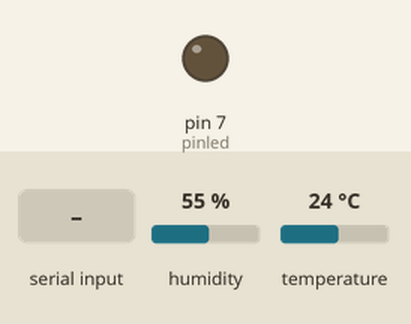
A sketch run on a simulated Arduino Uno, built with avr-gcc and run on an emulated ATmega328P. Shown: output pins drawn as LEDs (lit = HIGH). The test bench sets the inputs (shaded band); at power-on: humidity 55 %, temperature 24 °C. What the sketch prints to the serial monitor is not drawn.

Above: at 1.2 s.
1.3 s: "1" received over Serial
At 2.4 s:
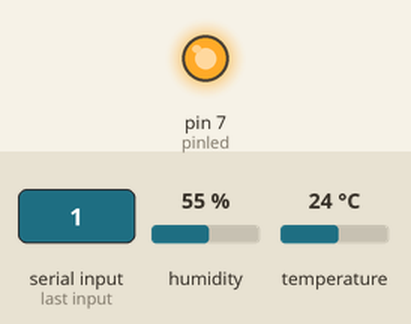
2.8 s: "0" received over Serial
At 3.5 s:
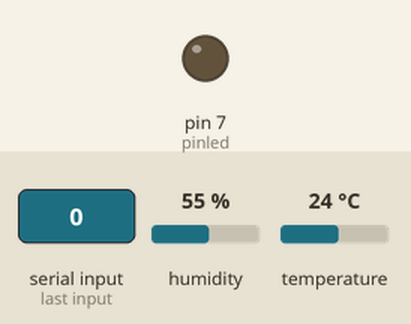
Timing chart, 0 to 5.8 s (numbered marks = the images above; inputs shaded):
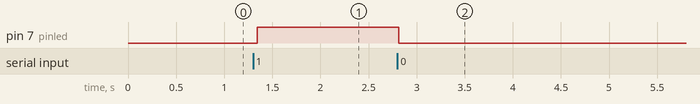

Measured:
- after the input at 1.3 s, pin 7 (pinled): LOW → HIGH at once
- after the input at 2.8 s, pin 7 (pinled): HIGH → LOW at once

The sketch:

sketch_dec22a.ino
```cpp
#include <SimpleDHT.h>
int pinDHT11 = 4;
int pinled = 7;
int incomingByte =0;
SimpleDHT11 dht11;
int err = SimpleDHTErrSuccess;
// =======================================================================
void setup() {
  Serial.begin(9600);
  pinMode(pinled,OUTPUT);
  // Initialisation de l'écran LCD
}
// =======================================================================
void loop() {
  // Affichage sur le terminal

  // Lecture de la température et de l'humidité ------------------
  byte temperature = 0;
  byte humidity = 0;
  if ((err = dht11.read(pinDHT11, &temperature, &humidity, NULL)) != SimpleDHTErrSuccess) {
    // Si on n'arrive pas à lire les données.
    delay(25);
    return;
  }
  Serial.print((int)temperature);
  // Ecran LCD --------------------------------------------------

  if (Serial.available()>0){
    incomingByte=Serial.read();
    if (incomingByte==48){
      digitalWrite(pinled,LOW);
    }
    if (incomingByte==49){
      digitalWrite(pinled,HIGH);
    }
  }
  delay(50);
}
```
